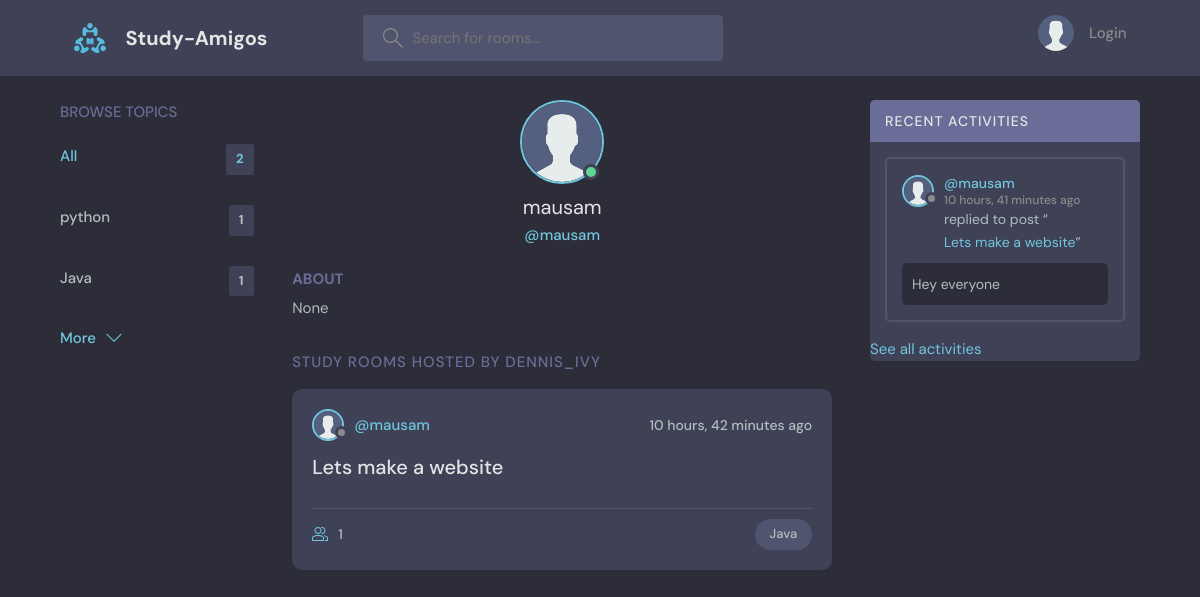
/user-profile/3/, run on the app's committed database.
### base/models.py (models this page shows, shortened)
class Topic(models.Model):
    name=models.CharField(max_length=200)

class User(AbstractUser):
    name= models.CharField(max_length=200, null=True)
    email= models.EmailField(unique=True, null=True)
    bio=models.TextField(null=True)
    avatar= models.ImageField(null=True, default="avatar.svg")                  ## this command requires pillow library to install ##but in setttings we also need to set that where will the user uploaded content like picture will be saved/saved and we also need to give some url to this picture
    USERNAME_FIELD= 'email'
    REQUIRED_FIELDS=[]

class Room(models.Model):
    host= models.ForeignKey(User, on_delete=models.SET_NULL, null=True)
    topic= models.ForeignKey(Topic, on_delete=models.SET_NULL, null=True)   #We are deleteing then there will be empty topics, because,
    name= models.CharField(max_length=200)
    description= models.TextField(null=True, blank=True)        ##null is for the database, and blank is for the form, basically we
    participants= models.ManyToManyField(                       ##we have already used User before that's why we need to give related name
        User, related_name='participants', blank=True)
    updated= models.DateTimeField(auto_now=True)                #autonow for saving the time at every time instant we save it
    created= models.DateTimeField(auto_now_add=True)            #autonowadd for saving the time at the first timeinstant we created it.
    class Meta:
        ordering= ['-updated','-created']
    def __str__(self):
        return self.name

class Message(models.Model):
    user= models.ForeignKey(User, on_delete=models.CASCADE)
    room=models.ForeignKey(Room, on_delete=models.CASCADE)      #cascade will delete the messages if that specific room gets deleted
    body=models.TextField()
    updated= models.DateTimeField(auto_now_add=True)
    created= models.DateTimeField(auto_now=True)
    class Meta:
        ordering= ['-updated','-created']                        ##Ordering of the messages

### base/views.py (the view)
# urls.py: path('user-profile/<str:pk>/',views.Userprofile, name="user-profile"),
def Userprofile(request, pk):
    user=User.objects.get(id=pk)                                        ##AS their  will be a particular id associated with the user
    rooms=user.room_set.all()                                           ##_set will give us all the objects setted by this particular user
    room_messages=user.message_set.all()                                ##room_messages it will be not room_message because see in activity_component.html we are iterating over room_messages and that is a perfect veriable or tuple whatever you say so we have to give the exact same name otherwise machine will get confused to iterate and you will get an error mentioning on which to iterate
    topics=Topic.objects.all()
    bio= user.bio
    context={'user':user, 'rooms':rooms, 'room_messages':room_messages, 'topics':topics, 'bio':bio}
    return render(request, 'base/profile.html', context)

### base/templates/base/profile.html (shortened to what this page needs)
{% extends 'main.html' %}
{% block content %}
  <main class="profile-page layout layout--3">
    <div class="container">
      {% include 'base/topics_component.html' %}
      <div class="roomList">
        <div class="profile">
          <div class="profile__avatar">
            <div class="avatar avatar--large active">
              <img src="{{user.avatar.url}}" />
            </div>
          </div>
          <div class="profile__info">
            <h3>{{user.username}}</h3>
            <p>@{{user.username}}</p>
          </div>
          <div class="profile__about">
            <h3>About</h3>
            <p>
              {{bio}}
            </p>
          </div>
        </div>
        <div class="roomList__header">
          <div>
            <h2>Study Rooms Hosted by dennis_ivy</a>
            </h2>
          </div>
        </div>
        {% include  'base/feed_component.html' %}
      </div>
      {% include 'base/activity_component.html' %}
    </div>
  </main>
  {% endblock content %}

### templates/main.html (shortened to what this page needs)
<!DOCTYPE html>
{% load static %}
<html lang="en">
  <head>
    <link rel="stylesheet" href="{% static 'styles/style.css' %}" />
  </head>
    {% include 'navbar.html' %}
    {% block content %}
    {% endblock content %}
  </body>
</html>

### templates/navbar.html (shortened to what this page needs)
{% load static %}
<header class="header header--loggedIn">
    <div class="container">
      <a href="{% url 'home' %}" class="header__logo">
        <img src="{% static 'images/logo.svg' %}" />
        <h1>Study-Amigos</h1>
      </a>
      <form class="header__search" method="GET" action="{% url 'home' %}">
        <label>
          <input name="q" placeholder="Search for rooms..." />
        </label>
      </form>
      <nav class="header__menu">
        {% if request.user.is_authenticated %}
        <div class="header__user">
          <a href="{% url 'user-profile' request.user.id %}">
            <div class="avatar avatar--medium active">
              <img src="{{request.user.avatar.url}}" />
            </div>
            <p>{{request.user.username}}<span>@{{request.user.username}}</span></p>
          </a>
          <button class="dropdown-button">
            <svg version="1.1" xmlns="http://www.w3.org/2000/svg" width="32" height="32" viewBox="0 0 32 32">
              <title>chevron-down</title>
              <path d="M16 21l-13-13h-3l16 16 16-16h-3l-13 13z"></path>
            </svg>
          </button>
        </div>
        {% else %}
          <a href="{% url 'login' %}">
          <img src="{% static 'images/avatar.svg' %}" />
          <p>Login</p>
        </a>
        {% endif %}
      </nav>
    </div>
  </header>

### base/templates/base/topics_component.html
<div class="topics">
    <div class="topics__header">
      <a href="{% url 'topics' %}"><h2>Browse Topics</h2></a>
    </div>
    <ul class="topics__list">
      <li>
        <a href="{% url 'home' %}" class="active">All <span>{{topics.count}}</span></a>
      </li>
      {% for topic in topics %}
      <li>
        <a href="{% url 'home' %}?q={{topic.name}}"> {{topic.name}} <span>{{topic.room_set.all.count}}</span></a>
      </li>
      {% endfor %}
    </ul>
    <a class="btn btn--link" href="{% url 'topics' %}">
      More
      <svg version="1.1" xmlns="http://www.w3.org/2000/svg" width="32" height="32" viewBox="0 0 32 32">
        <title>chevron-down</title>
        <path d="M16 21l-13-13h-3l16 16 16-16h-3l-13 13z"></path>
      </svg>
    </a>
  </div>

### base/templates/base/feed_component.html (shortened to what this page needs)
{% for room in rooms %}
<div class="roomListRoom">
    <div class="roomListRoom__header">
      <a href="{% url 'user-profile' room.host.id %}" class="roomListRoom__author">
        <div class="avatar avatar--small">
          <img src="{{room.host.avatar.url}}" />
        </div>
        <span>@{{room.host.username}}</span>
      </a>
      <div class="roomListRoom__actions">
        <span>{{room.created|timesince}} ago</span>
      </div>
    </div>
    <div class="roomListRoom__content">
      <a href="{% url 'room' room.id %}">{{room.name}}</a>
    </div>
    <div class="roomListRoom__meta">
      <a href="{% url 'room' room.id %}" class="roomListRoom__joined">
        {{room.participants.all.count}}
      </a>
      <p class="roomListRoom__topic">{{room.topic.name}}</p>
    </div>
  </div>
{% endfor %}

### base/templates/base/activity_component.html (shortened to what this page needs)
<div class="activities">
    <div class="activities__header">
      <h2>Recent Activities</h2>
    </div>
    {% for message in room_messages %}
    <div class="activities__box">
      <div class="activities__boxHeader roomListRoom__header">
        <a href="{% url 'user-profile' message.user.id %}" class="roomListRoom__author">
          <div class="avatar avatar--small">
            <img src="{{message.user.avatar.url}}" />
          </div>
          <p>
            @{{message.user.username}}
            <span>{{message.created|timesince}} ago</span>
          </p>
        </a>
      </div>
      <div class="activities__boxContent">
        <p>replied to post “<a href="{% url 'room' message.room.id %}">{{message.room}}</a>”</p>
        <div class="activities__boxRoomContent">
          {{message.body}}
        </div>
      </div>
    </div>
    {% endfor %}
    <div>
    <a href="{% url 'activity' %}"><p>   See all activities</p></a>
  </div>
  </div>

### data on the page
Topic: name "python", room_set.all.count "1"
Topic: name "Java", room_set.all.count "1"
User: avatar (placeholder picture), username "mausam"
Room: host.avatar (placeholder picture), host.username "mausam", created "10 hours, 42 minutes", name "Lets make a website", participants.all.count "1", topic.name "Java"
Message: user.avatar (placeholder picture), user.username "mausam", created "10 hours, 41 minutes", room "Lets make a website", body "Hey everyone"

### other printed values
{{ topics.count }} "2"
{{ bio }} "None"
